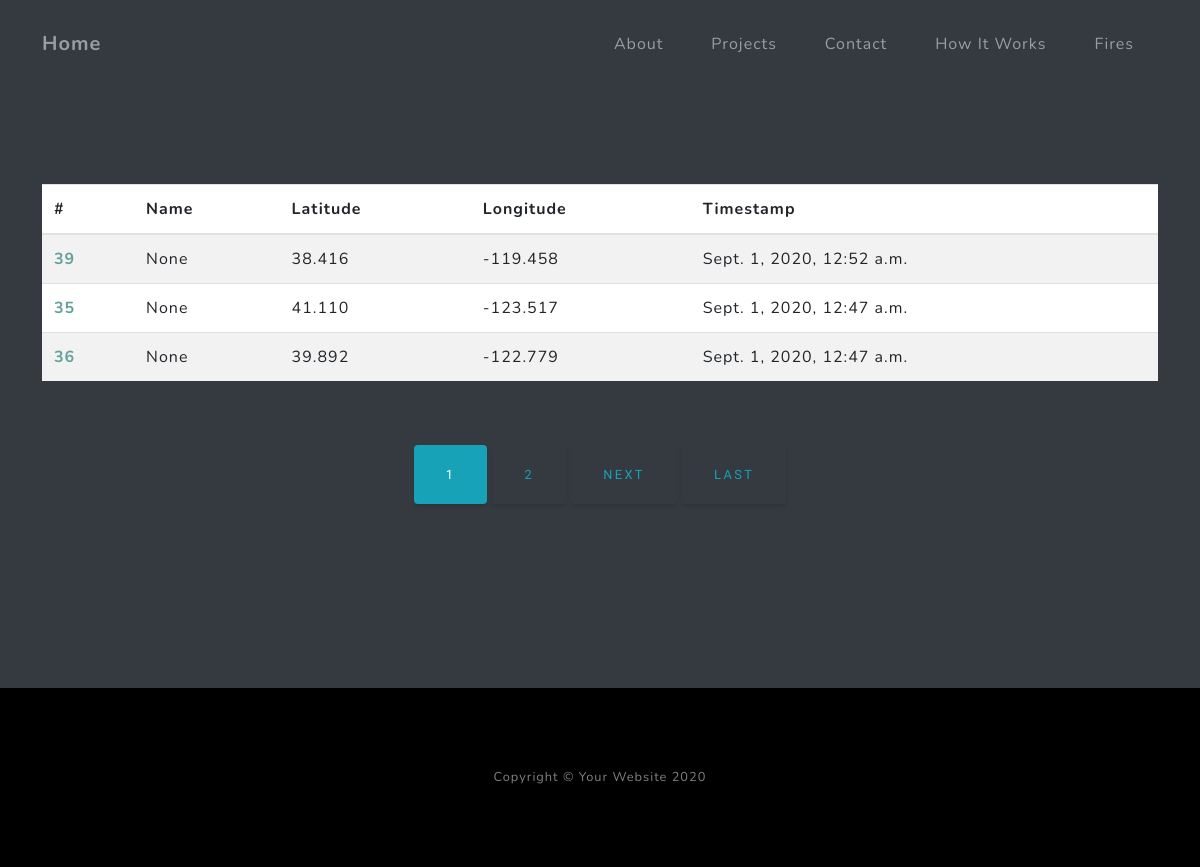
/firepage/, run on an earlier commit of the app's database.
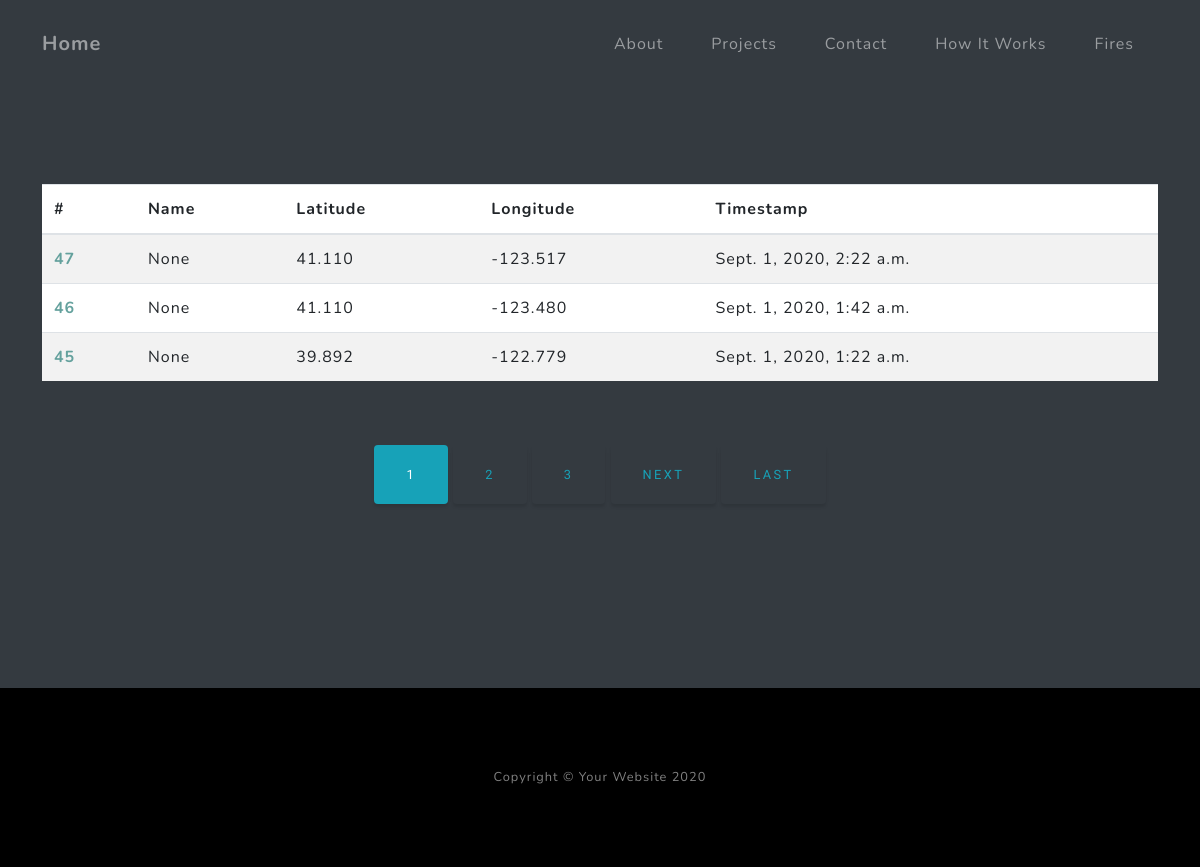
And on a later commit of the database.
### pages/models.py (models this page shows)
class FireModel(models.Model):
    LIG = "LIGHTNING"
    MAN = "MANMADE"
    UNK = "UNKOWN"
    VH = "VERY HIGH"
    H = "HIGH"
    M = "MEDIUM"
    L = "LOW"
    name                 = models.CharField(max_length=50, null=True, blank=True)
    latitude             = models.FloatField(validators=[MinValueValidator(-90.0), MaxValueValidator(90.0)])
    longitude            = models.FloatField(validators=[MinValueValidator(-180.0), MaxValueValidator(180.0)])
    timestamp            = models.DateTimeField()
    latest_timestamp     = models.DateTimeField()
    image                = models.ImageField(upload_to='fires_pics', null=True, blank=True)
    cause                = models.CharField(max_length=50, choices=((LIG, 'lightning'), (MAN, 'man-made'), (UNK, 'unknown'),), default='unknown')
    short_description    = models.CharField(max_length=200, null=True, blank=True)
    long_description     = models.CharField(max_length=1000, null=True, blank=True)
    probability          = models.CharField(max_length=10, choices=((VH, 'very high'), (H, 'high'), (M, 'medium'), (L, 'low'), (UNK, 'unknown'),), default='unknown')
    anomaly_arr          = models.BinaryField()
    cluster_lst          = models.BinaryField()
    px_idx_x             = models.IntegerField(default=0)
    px_idx_y             = models.IntegerField(default=0)
    time_graph_pts       = models.BinaryField(default=None)
    pred_graph_pts       = models.BinaryField(default=obj_to_binfield([]))
    diff_graph_pts       = models.BinaryField(default=obj_to_binfield([]))
    cloud_graph_pts      = models.BinaryField(default=obj_to_binfield([]))
    actual_7_graph_pts   = models.BinaryField(default=obj_to_binfield([]))
    actual_14_graph_pts  = models.BinaryField(default=obj_to_binfield([]))
    lightning_lat        = models.FloatField(null=True, blank=True, default=None)
    lightning_lon        = models.FloatField(null=True, blank=True, default=None)
    lightning_timestamp  = models.DateTimeField(null=True, blank=True, default=None)

### pages/views.py (the view)
# urls.py: path('firepage/', FirePageView.as_view(), name='firepage'),
class FirePageView(ListView):
    model = FireModel
    template_name = 'firepage.html'
    context_object_name = 'fire_list'
    ordering = ['-timestamp']
    paginate_by = 3

### templates/firepage.html (shortened to what this page needs)
{% extends 'base.html'%}
{% block content %}
<section class="projects-section bg-dark" id="projects">
    <div class="container">
        <div class="row align-items-center no-gutters mb-4 mb-lg-5">
            <div class="col-xl-1 col-lg-7"><img class="img-fluid mb-3 mb-lg-0" src="{{fire.image.url}}" alt="" /></div>
            <table class="table table-striped" style="background-color:white">
            <thead>
                <tr>
                <th scope="col">#</th>
                <th scope="col">Name</th>
                <th scope="col">Latitude</th>
                <th scope="col">Longitude</th>
                <th scope="col">Timestamp</th>
                </tr>
            </thead>
            <tbody>
                {% for fire in fire_list %}
                <tr href="/firedetail/{{ fire.id }}">
                <th scope="row"><a href="/firedetail/{{ fire.id }}">{{ fire.id }}</a></th>
                <td>{{ fire.name }}</td>
                <td>{{ fire.latitude|floatformat:3 }}</td>
                <td>{{ fire.longitude|floatformat:3 }}</td>
                <td>{{ fire.timestamp }}</td>
                </tr>
                {% endfor %}
            </tbody>
            </table>
        </div>
        <div class='text-center'>
        {% if is_paginated %}
            {% for num in page_obj.paginator.page_range %}
                {% if page_obj.number == num %}
                    <a class='btn btn-info mb-4' href="?page={{ num }}"> {{ num }} </a>
                {% elif num > page_obj.number|add:'-3' and num < page_obj.number|add:'3' %}
                    <a class='btn btn-outline-info mb-4' href="?page={{ num }}"> {{ num }} </a>
                {% endif %}
            {% endfor %}
            {% if page_obj.has_next %}
                <a class='btn btn-outline-info mb-4' href="?page={{ page_obj.next_page_number }}"> Next </a>
                <a class='btn btn-outline-info mb-4' href="?page={{ page_obj.paginator.num_pages }}"> Last </a>
            {% endif %}
        {% endif %}
        </div>
</section>
{% endblock content %}

What changed in the data, as far as the page shows it:
no longer on this page (row edited): FireModel: id "39", name "None", latitude "38.416", longitude "-119.458", timestamp "Sept. 1, 2020, 12:52 a.m."
no longer on this page (row edited): FireModel: id "35", name "None", latitude "41.110", longitude "-123.517", timestamp "Sept. 1, 2020, 12:47 a.m."
no longer on this page (row edited): FireModel: id "36", name "None", latitude "39.892", longitude "-122.779", timestamp "Sept. 1, 2020, 12:47 a.m."
added FireModel: id "47", name "None", latitude "41.110", longitude "-123.517", timestamp "Sept. 1, 2020, 2:22 a.m."
added FireModel: id "46", name "None", latitude "41.110", longitude "-123.480", timestamp "Sept. 1, 2020, 1:42 a.m."
added FireModel: id "45", name "None", latitude "39.892", longitude "-122.779", timestamp "Sept. 1, 2020, 1:22 a.m."
Also different on the page:
new list line: "3"
